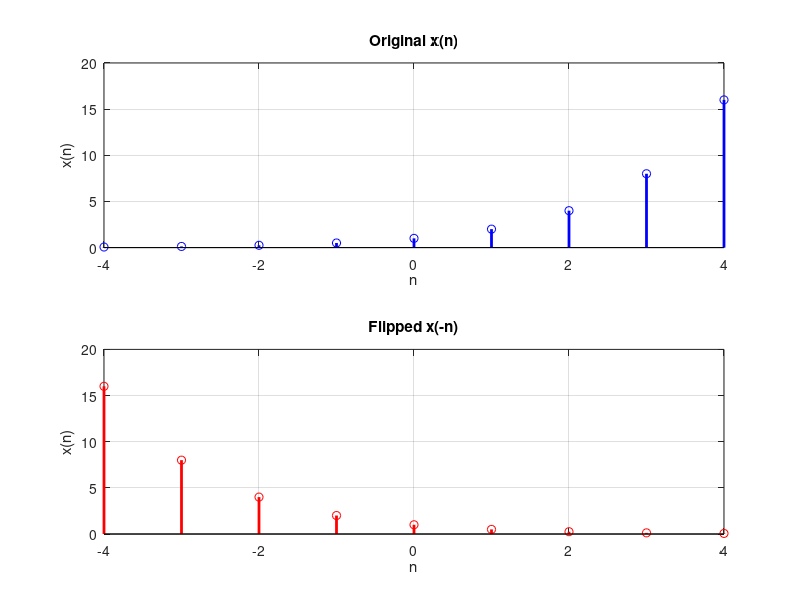

MATLAB code for this plot:
% 生成 x(n) = 2^n，n <= 4, n >= -4 的序列
n = -4:4;
x = 2.^n;

% 翻转 x，使得 n 从小到大排列
x_flipped = fliplr(x);

% 绘制原始序列
subplot(2, 1, 1);
stem(n, x, 'b', 'LineWidth', 2);
title('Original x(n)');
xlabel('n');
ylabel('x(n)');
grid on;

% 绘制翻转后的序列
subplot(2, 1, 2);
stem(n, x_flipped, 'r', 'LineWidth', 2);
title('Flipped x(-n)');
xlabel('n');
ylabel('x(n)');
grid on;